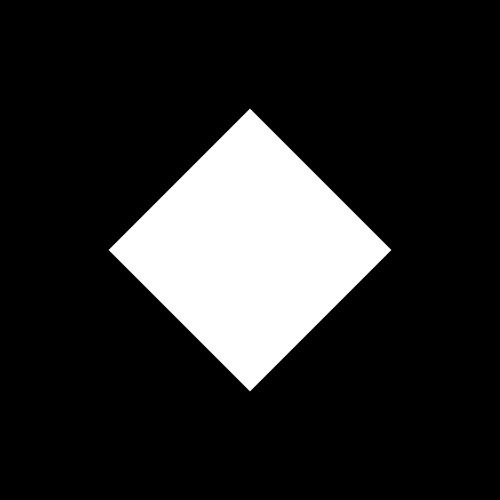
Frame 1 (no input)
Frame 60 (the mouse pressed at the canvas centre just before this capture): identical to frame 1, image omitted
Frame 120 (the mouse held since frame 60 and released just before this capture): identical to frame 1, image omitted

The Processing sketch that drew this single still picture (run headless with seeded random() and noise(); from frame 60 on, the mouse is pressed at the canvas centre):

// Processing sketch: sketch_07_transformaciones
// ── sketch_07_transformaciones.pde
/*
En processing, cualquier transformación de tipo rotación, escala o traslación se realiza del mismo modo
Por poner un ejemplo sencillo, las rotaciones se hacen desde el punto 0,0 del eje de coordenadas,
no giramos el elemento en sí, sino todo el canvas
las rotaciones se indican en radianes, aunque también se pueden indicar en grados
para hacer una rotación, debemos trasladar el eje de coordenadas al punto desde donde queremos girar la figura
*/

void setup(){  
  size(500, 500);
  noStroke();
  rectMode(CENTER);
}


void draw(){
  background(0);
  fill(255);
  /*
  //trasladamos el 0,0 de nuestro sketch al centro del canvas
  translate(width/2, height/2);
  rotate(PI/4);
  //entonces dibujamos el rectángulo con centro en ese nuevo 0,0, y girará desde ese punto
  rect(0,0, 100, 100);
  */
  
  //cualquier cosa que dibujemos a partir de aquí, tendrá aplicadas estas transformaciones, por lo que puede ser conflictivo
  //por defecto, utilizaremos siempre los métodos translate(), rotate() o scale() entre dos métodos llamados pushMatrix() y popMatrix()
  //que lo que hacen es modificar y restablecer el sistema de coordenadas
  pushMatrix();
    translate(width/2, height/2);
    rotate(PI/4);
    //entonces dibujamos el rectángulo con centro en ese nuevo 0,0, y girará desde ese punto
    rect(0,0, 200, 200);
  popMatrix();
}
